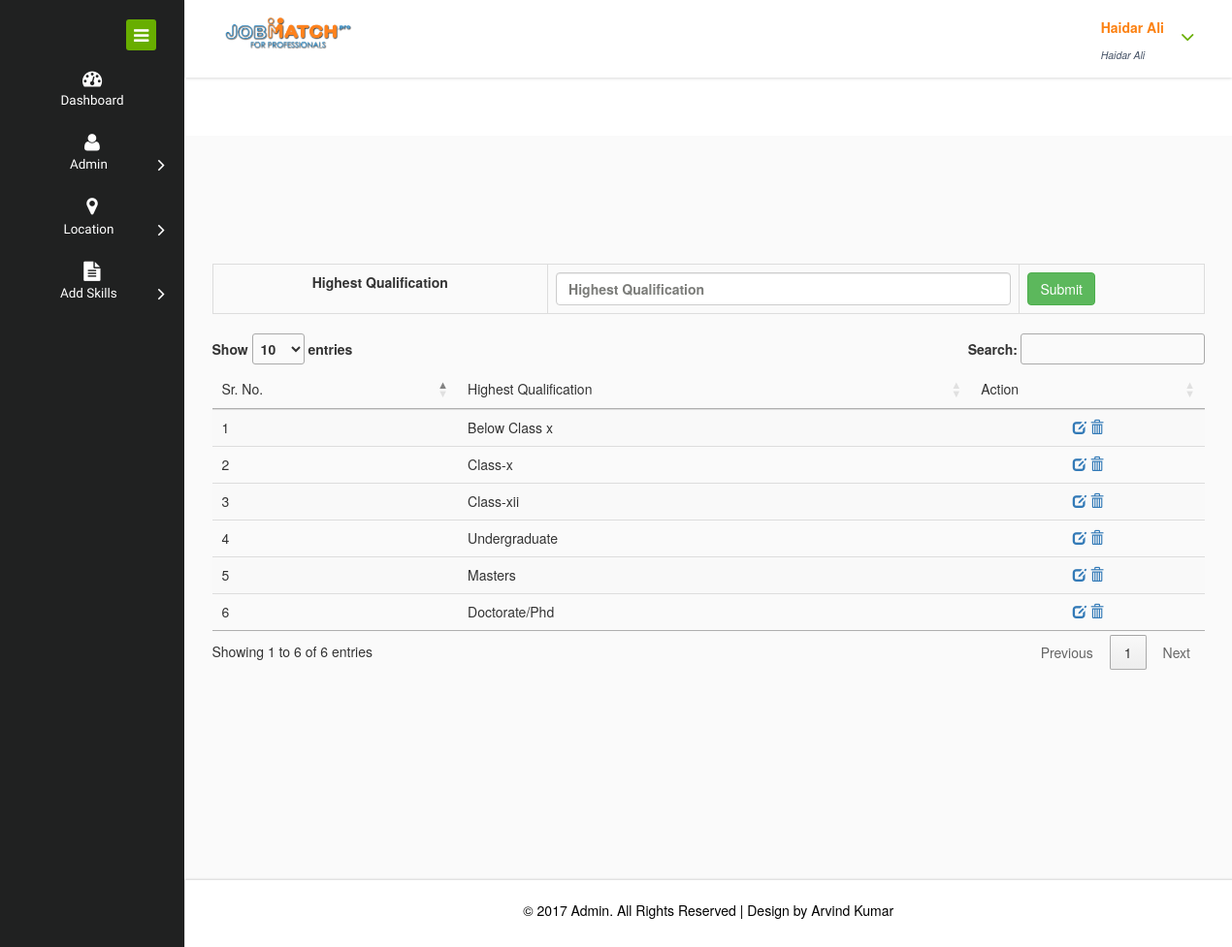
The page /highest-qualification.php (signed in) on the database its author committed.
### tables this page shows
CREATE TABLE `admin_reg` (
  `admin_reg_id` int(11) NOT NULL,
  `admin_reg_name` varchar(255) NOT NULL,
  `admin_reg_email` varchar(255) NOT NULL,
  `admin_reg_password` varchar(255) NOT NULL,
  `admin_reg_date` varchar(255) NOT NULL
);

CREATE TABLE `highest_qualification` (
  `highest_qualification_id` int(11) NOT NULL,
  `highest_qualification_name` varchar(255) NOT NULL
);

### highest-qualification.php (the view, shortened to what this page needs)
<?php
$bntCap="Submit";
include("include/head.php");
$highest_qualification_name="";
?>
<link href="http://maxcdn.bootstrapcdn.com/bootstrap/3.2.0/css/bootstrap.min.css" rel="stylesheet">
<link rel="stylesheet" href="http://cdn.datatables.net/1.10.2/css/jquery.dataTables.min.css"></style>
<div class="page-container" >
   <div class="left-content">
	   <div class="mother-grid-inner">
         <?php include("include/header.php"); ?>
<div class="inner-block">
    <div class="blank">
	<br />
	<form action="include/query.php" method="post" enctype="multipart/form-data">
		<table class="table table-bordered">
			<tr>
				<th class="text-center">Highest Qualification</th>
				<th ><input type="text" name="highest_qualification_name" value="<?php echo $highest_qualification_name; ?>" placeholder="Highest Qualification" required="" class="form-control"></th>
				<th>
					<input class="btn btn-success" type="submit" name="add_highest_qualification" value="<?php echo $bntCap; ?>">
					</form>
			<table id="myTable1" class="table table-striped resposive"  width="100%">
			 <thead>
          <tr>
		  		<td>Sr. No.</td>
				<td>Highest Qualification</td>
				<td>Action</td>
		  </tr>
		  </thead>
		  <?php
$sr="1";
$sql = "SELECT * from  highest_qualification ORDER BY highest_qualification_id DESC";
$result = $conn->query($sql);
if ($result->num_rows > 0)
{
    while($row = $result->fetch_assoc())
	{
?>
		 <tr>
		  		<td><?php echo $sr; ?></td>
				<td><?php echo  $row['highest_qualification_name']; ?></td>
				<td class="text-center">
				<a href="highest-qualification.php?edit=<?php echo  $row['highest_qualification_id']; ?>"><label class="glyphicon glyphicon-edit"></label></a>
				<a href="#" onClick="delRecord('<?php echo  $row['highest_qualification_id']; ?>')"> <label class="glyphicon glyphicon-trash"></label></a>
				</td>
		  </tr>
<?php
$sr++;
    }
}
?>
		</table>
    </div>
</div>
<?php include("include/footer.php"); ?>
</div>
</div>
<?php include("include/sidemenu.php"); ?>
</body>
</html>

### include/header.php (shortened to what this page needs)
<div class="header-main">
  <div class="header-left">
			<div class="logo-name">
									 <a href="index.php"><img src="../images/job-logo.png" class="img-responsive" />
								  </a>
							</div>
							<div class="clearfix"> </div>
						 </div>
						 <div class="header-right">
<?php
$sql = "SELECT * from  admin_reg ORDER BY admin_reg_id DESC";
$result = $conn->query($sql);
    while($row = $result->fetch_assoc())
	{
?>
							<div class="profile_details">
								<ul>
									<li class="dropdown profile_details_drop">
										<a href="#" class="dropdown-toggle" data-toggle="dropdown" aria-expanded="false">
											<div class="profile_img">
					<div class="user-name">
					<p><?php echo  $row['admin_reg_name']; ?></p>
					<span><?php echo $_SESSION['user']; ?></span>
					</div>
												<i class="fa fa-angle-down lnr"></i>
												<div class="clearfix"></div>
											</div>
										</a>
						</li>
								</ul>
							</div>
<?php }  ?>
							<div class="clearfix"> </div>
						</div>
						<br><br>
				     <div class="clearfix"> </div>
						</div>
		<br><br><br>

### rows shown on the page
admin_reg: admin_reg_name "Haidar Ali"
highest_qualification: highest_qualification_name "Below Class x"
highest_qualification: highest_qualification_name "Class-x"
highest_qualification: highest_qualification_name "Class-xii"
highest_qualification: highest_qualification_name "Undergraduate"
highest_qualification: highest_qualification_name "Masters"
highest_qualification: highest_qualification_name "Doctorate/Phd"
